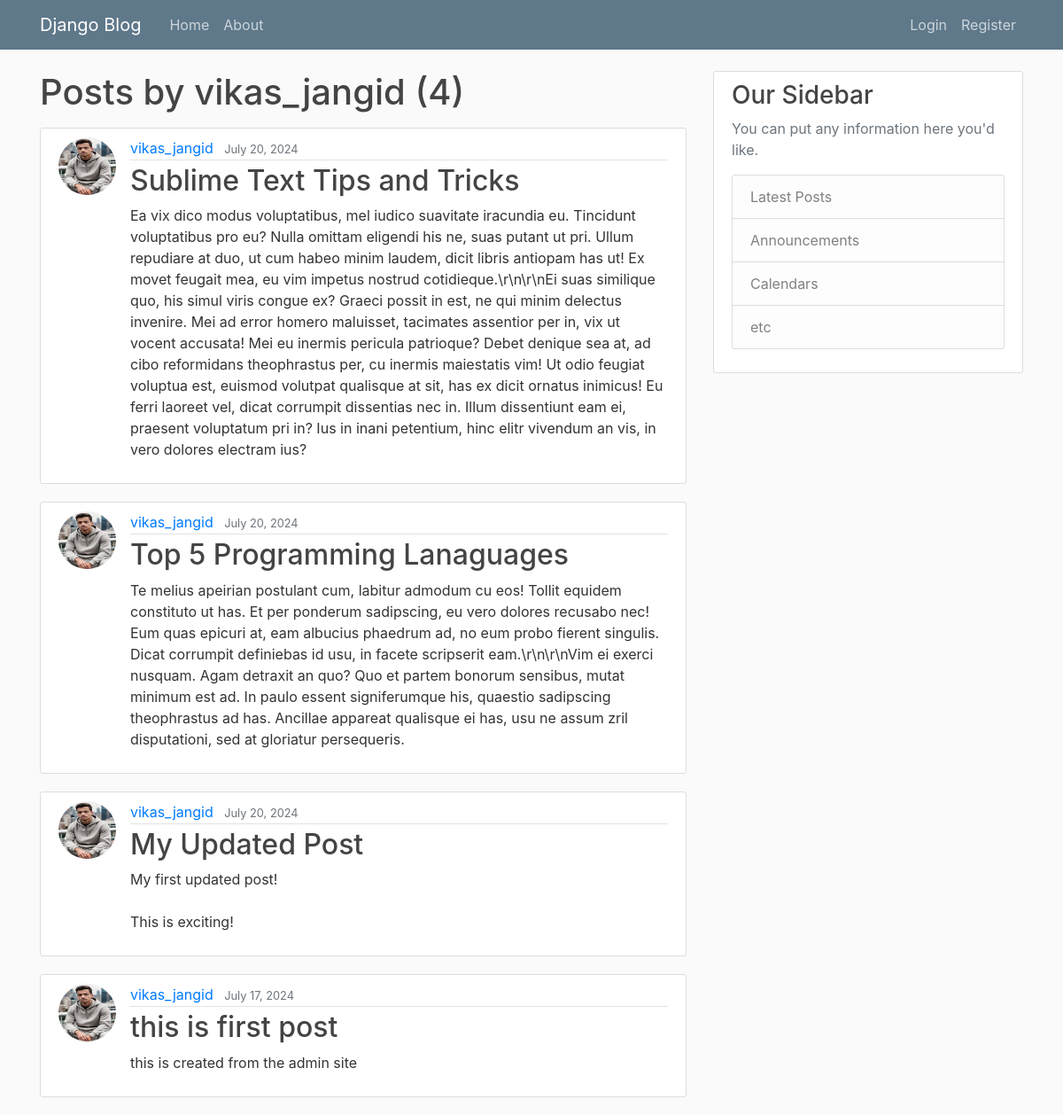
Screenshot of /user/vikas_jangid with the database file from the repository.
### blog/models.py (models this page shows, shortened)
class Post(models.Model):
    title = models.CharField(max_length=100)
    content = models.TextField()
    date_posted = models.DateTimeField(default=timezone.now)
    author = models.ForeignKey(User, on_delete=models.CASCADE)

### users/models.py (models this page shows, shortened)
class Profile(models.Model):
    user = models.OneToOneField(User, on_delete=models.CASCADE)
    image = models.ImageField(default='defualt.jpg', upload_to='profile_pics')

### blog/views.py (the view)
# urls.py: path('user/<str:username>', UserPostListView.as_view(), name='user-posts'),
class UserPostListView(ListView):
    model = Post
    template_name = 'blog/user_pots.html'  # <app>/<model>_<viewtype>.html
    context_object_name = 'posts'
    paginate_by = 5
    def get_queryset(self):
        user = get_object_or_404(User, username=self.kwargs.get('username'))
        return Post.objects.filter(author=user).order_by('-date_posted')

### blog/templates/blog/user_pots.html (shortened to what this page needs)
{% extends "blog/base.html" %}
{% block content %}
    <h1 class="mb-3">Posts by {{ view.kwargs.username }} ({{ page_obj.paginator.count }})</h1>
    {% for post in posts %}
        <article class="media content-section">
          <img class="rounded-circle article-img" src="{{ post.author.profile.image.url }}">
          <div class="media-body">
            <div class="article-metadata">
              <a class="mr-2" href="{% url 'user-posts' post.author.username %}">{{ post.author }}</a>
              <small class="text-muted">{{ post.date_posted|date:"F d, Y" }}</small>
            </div>
            <h2><a class="article-title" href="{% url 'post-detail' post.id %}">{{ post.title }}</a></h2>
            <p class="article-content">{{ post.content }}</p>
          </div>
        </article>
    {% endfor %}
{% endblock content %}

### blog/static/blog/main.css (style rules this page uses)
body { background: #fafafa; color: #333333; margin-top: 5rem; }
h1, h2, h3, h4, h5, h6 { color: #444444; }
.content-section { background: #ffffff; padding: 10px 20px; border: 1px solid #dddddd; border-radius: 3px; margin-bottom: 20px; }
.article-title { color: #444444; }
.article-content { white-space: pre-line; }
.article-img { height: 65px; width: 65px; margin-right: 16px; }
.article-metadata { padding-bottom: 1px; margin-bottom: 4px; border-bottom: 1px solid #e3e3e3 }

### rows the page displays
Post: author.profile.image (picture), author "vikas_jangid", date_posted "July 20, 2024", title "Sublime Text Tips and Tricks", content "Ea vix dico modus voluptatibus, mel iudico suavitate iracundia eu. Tincidunt voluptatibus pro eu? Nulla omittam eligendi his ne, suas putant ut pri. Ullum repudiare at duo, ut cum habeo minim laudem, dicit libris antiopam has ut! Ex movet feugait mea, eu vim impetus nostrud cotidieque.\\r\\n\\r\\nEi suas similique quo, his simul viris congue ex? Graeci possit in est, ne qui minim delectus invenire. Mei ad error homero maluisset, tacimates assentior per in, vix ut vocent accusata! Mei eu inermis pericula patrioque? Debet denique sea at, ad cibo reformidans theophrastus per, cu inermis maiestatis vim! Ut odio feugiat voluptua est, euismod volutpat qualisque at sit, has ex dicit ornatus inimicus!…"
Post: author.profile.image (picture), author "vikas_jangid", date_posted "July 20, 2024", title "Top 5 Programming Lanaguages", content "Te melius apeirian postulant cum, labitur admodum cu eos! Tollit equidem constituto ut has. Et per ponderum sadipscing, eu vero dolores recusabo nec! Eum quas epicuri at, eam albucius phaedrum ad, no eum probo fierent singulis. Dicat corrumpit definiebas id usu, in facete scripserit eam.\\r\\n\\r\\nVim ei exerci nusquam. Agam detraxit an quo? Quo et partem bonorum sensibus, mutat minimum est ad. In paulo essent signiferumque his, quaestio sadipscing theophrastus ad has. Ancillae appareat qualisque ei has, usu ne assum zril disputationi, sed at gloriatur persequeris."
Post: author.profile.image (picture), author "vikas_jangid", date_posted "July 20, 2024", title "My Updated Post", content "My first updated post! This is exciting!"
Post: author.profile.image (picture), author "vikas_jangid", date_posted "July 17, 2024", title "this is first post", content "this is created from the admin site"

### other values shown
{{ view.kwargs.username }} "vikas_jangid"
{{ page_obj.paginator.count }} "4"
